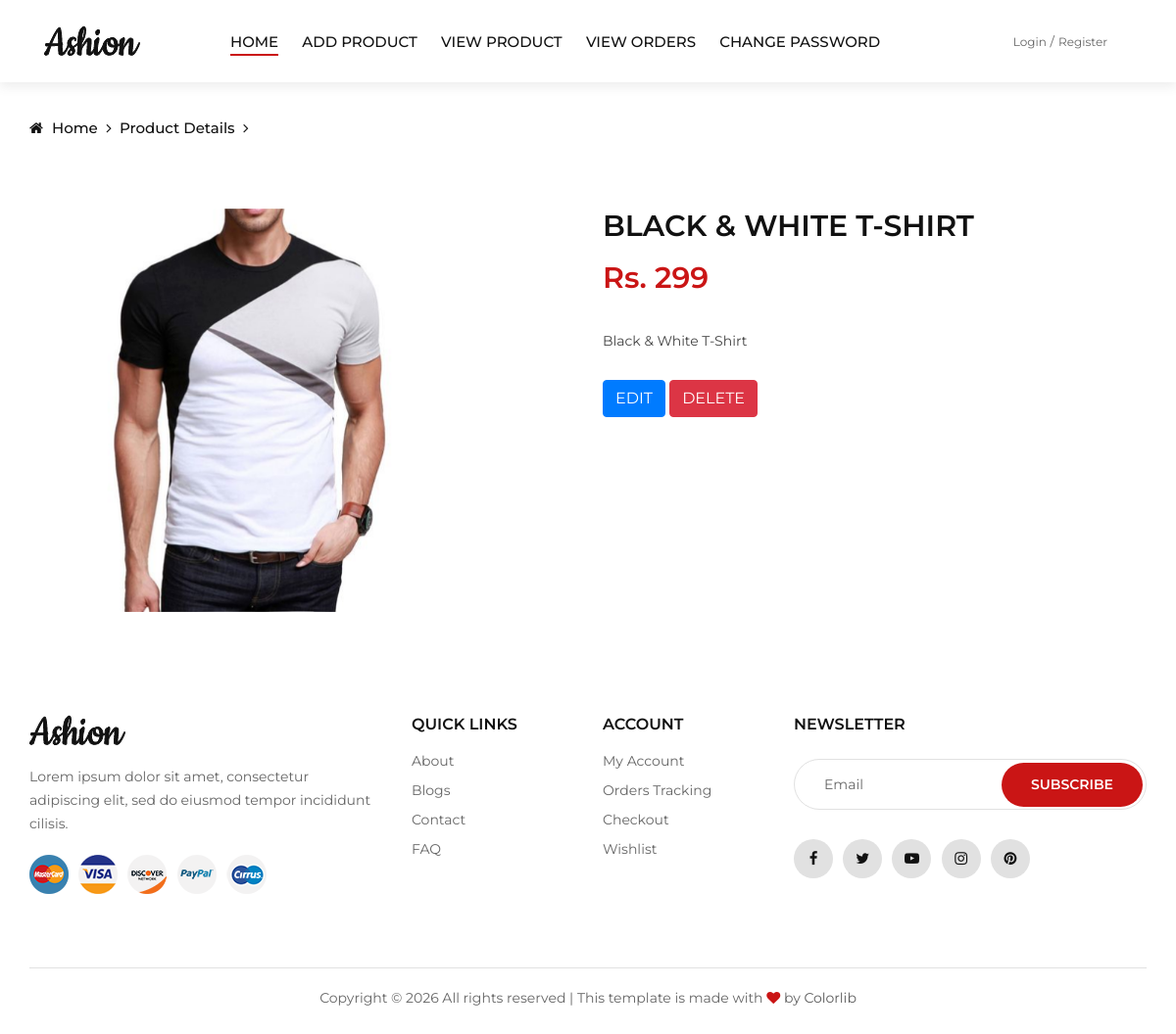
The app's page /seller-product-details/1/ with its own data.
### myapp/models.py (models this page shows, shortened)
class Product(models.Model):
    category=(
        ("men","men",),
        ("women","women",),
        ("kids","kids",),
        ("accessories","accessories",)
    )
    seller=models.ForeignKey(User,on_delete=models.CASCADE)
    product_category=models.CharField(max_length=100,choices=category)
    product_name=models.CharField(max_length=100)
    product_price=models.PositiveIntegerField()
    product_desc=models.TextField()
    product_image=models.ImageField(upload_to="product_image/")

### myapp/views.py (the view)
# urls.py: path('seller-product-details/<int:pk>/',views.seller_product_details,name='seller-product-details'),
def seller_product_details(request,pk):
    product=Product.objects.get(pk=pk)
    return render(request,'seller-product-details.html',{'product':product})

### myapp/templates/seller-product-details.html
{% extends 'seller-header.html' %}
{% load static %}
{% block content %}
<!DOCTYPE html>
<html lang="zxx">
<head>
</head>
<body>
    <div class="breadcrumb-option">
        <div class="container">
            <div class="row">
                <div class="col-lg-12">
                    <div class="breadcrumb__links">
                        <a href="/"><i class="fa fa-home"></i> Home</a>
                        <a href="#">Product Details </a>
                    </div>
                </div>
            </div>
        </div>
    </div>
    <section class="product-details spad">
        <div class="container">
            <div class="row">
                <div class="col-lg-6">
                    <div class="product__details__pic">
                        <div class="product__details__slider__content">
                            <div class="product__details__pic__slider owl-carousel">
                                <img data-hash="product-1" class="product__big__img" src="{{product.product_image.url}}" alt="">
                            </div>
                        </div>
                    </div>
                </div>
                <div class="col-lg-6">
                    <div class="product__details__text">
                        <h3>{{product.product_name}}</h3>
                        <div class="product__details__price">Rs. {{product.product_price}}</div>
                        <p>{{product.product_desc}}</p>
                        <div class="product__details__button">
                            <a href="{% url 'seller-product-edit' pk=product.pk %}" class="btn btn-primary">EDIT</a>
                            <a href="{% url 'seller-product-delete' pk=product.pk %}" class="btn btn-danger">DELETE</a>
                        </div>
                    </div>
                </div>
            </div>
        </div>
    </section>
</body>
</html>
{% endblock %}

### myapp/static/css/style.css (style rules this page uses)
html, body { height: 100%; font-family: "Montserrat", sans-serif; -webkit-font-smoothing: antialiased; }
h1, h2, h3, h4, h5, h6 { margin: 0; color: #111111; font-weight: 400; font-family: "Montserrat", sans-serif; }
h3 { font-size: 30px; }
p { font-size: 14px; font-family: "Montserrat", sans-serif; color: #666666; font-weight: 400; line-height: 24px; margin: 0 0 15px 0; }
img { max-width: 100%; }
.spad { padding-top: 100px; padding-bottom: 100px; }
.breadcrumb-option { padding-top: 35px; }
.breadcrumb__links a { font-size: 15px; font-weight: 500; color: #111111; margin-right: 18px; display: inline-block; position: relative; }
.breadcrumb__links a:after { position: absolute; right: -14px; top: 0; content: ""; font-family: "FontAwesome"; }
.breadcrumb__links a i { margin-right: 5px; }
.product-details { padding-top: 70px; padding-bottom: 50px; }
.product__details__pic { overflow: hidden; }
.product__details__slider__content { width: calc(78% - 20px); float: left; margin-left: 20px; }
.product__details__text h3 { color: #111111; font-weight: 600; text-transform: uppercase; margin-bottom: 12px; }
.product__details__text p { color: #444444; margin-bottom: 28px; }
.product__details__price { font-size: 30px; font-weight: 600; color: #ca1515; margin-bottom: 30px; }
.product__details__button { overflow: hidden; margin-bottom: 25px; }
@media only screen and (min-width: 1200px) { .container { max-width: 1170px; } }

### records on screen
Product: product_image (picture), product_name "BLACK & WHITE T-SHIRT", product_price "299", product_desc "Black & White T-Shirt"
